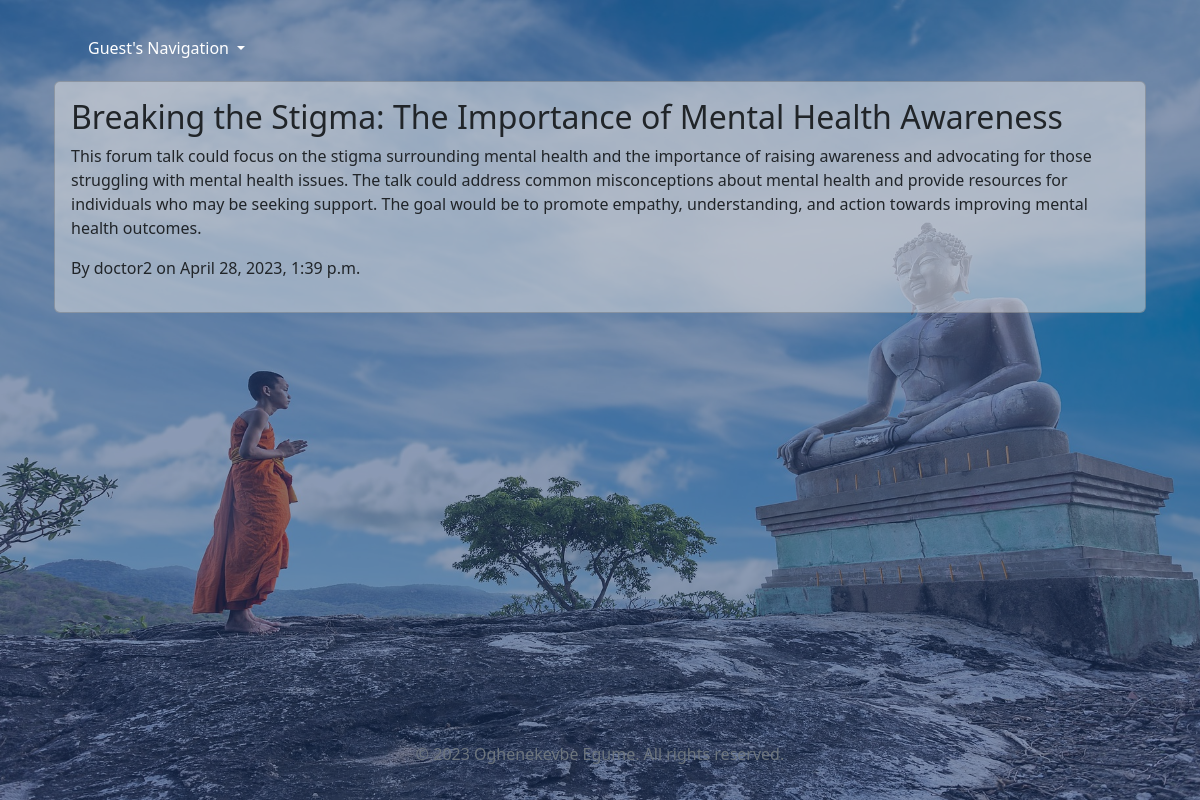
The app's page /forum_detail/2 with its own data.
### life/models.py (models this page shows, shortened)
class ForumPost(models.Model):
    author = models.ForeignKey(User, on_delete=models.CASCADE)
    subject = models.CharField(max_length=225)
    body = models.TextField()
    date_added = models.DateTimeField(default = datetime.now, blank= True)
    class Meta:
        ordering = ['date_added']

### life/views.py (the view)
# urls.py: path("forum_detail/<str:pk>", ForumDetailView.as_view(), name="forum_detail"),
class ForumDetailView(DetailView):
    model = ForumPost
    template_name = 'forum_detail.html'
    context_object_name = 'forums'
    def get_queryset(self):
        queryset = self.model.objects.all().order_by('-date_added')
        return queryset
    def get_context_data(self, **kwargs):
        context = super().get_context_data(**kwargs)
        context['post'] = self.get_object()
        return context

### life/templates/forum_detail.html (shortened to what this page needs)
{% extends 'base.html' %}
{% block content %}
<div class="container" style="min-height: 82vh; max-height: max-content;">
    <div class="row">
        <div class="col">
            <div class="card">
                <div class="card-body">
                    <h2>{{ post.subject }}</h2>
                    <p>{{ post.body| safe}}</p>
                    <p>By {{ post.author }} on {{ post.date_added}}</p>
                </div>
              </div>
        </div>
    </div>
</div>
{% endblock %}

### static/css/base.css (style rules this page uses)
body { background-size: cover; background-position: center; transition: background 0.5s ease-in-out; position: relative; min-height: 100vh; max-height: max-content; }

### life/templates/forum_detail.html (style rules this page uses)
.card { background-color: rgba(225, 225, 225, 0.5); margin-top: 5px; }

### records on screen
ForumPost: subject "Breaking the Stigma: The Importance of Mental Health Awareness", body "This forum talk could focus on the stigma surrounding mental health and the importance of raising awareness and advocating for those struggling with mental health issues. The talk could address common misconceptions about mental health and provide resources for individuals who may be seeking support. The goal would be to promote empathy, understanding, and action towards improving mental health outcomes.", author "doctor2", date_added "April 28, 2023, 1:39 p.m."
